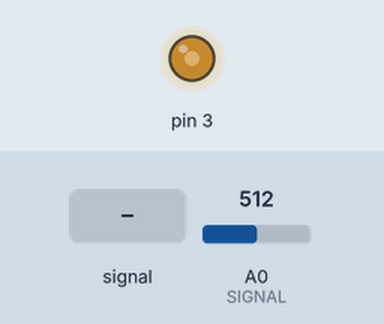
Recording of a sketch running on a simulated Arduino Uno, built with avr-gcc and run on an emulated ATmega328P. On the bench: output pins drawn as LEDs (lit = HIGH). Inputs (shaded band) come from the test bench; at power-on: A0 (SIGNAL) = 512.

Above: at 1.2 s.
1.3 s: A0 (SIGNAL) fed a 2 Hz sine of ±306 counts around its level
At 1.89 s:
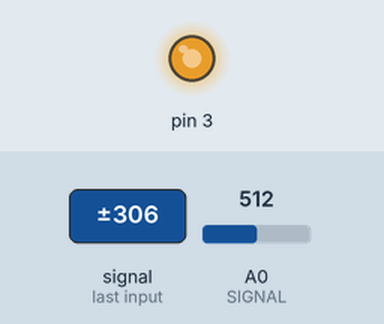
4.3 s: A0 (SIGNAL) set to 1023
At 4.8 s:
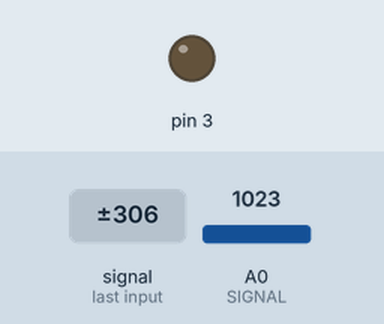
Timing chart, 0 to 7.3 s (numbered marks = the images above; inputs shaded):
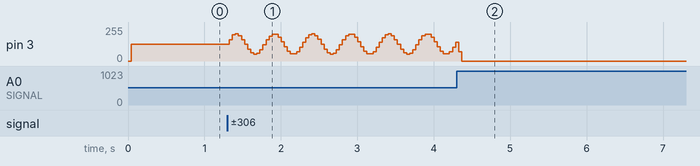

The sketch:

hulajnoga.ino
```cpp
#define SIGNAL A0
#define ANALOG_CUTOFF 50
#define ADC_SAMPLE_CNT 25

void PWM_init()
{
    TCCR2A = _BV(COM2A1) |  _BV(COM2A0) | _BV(COM2B1) | _BV(COM2B0) | _BV(WGM21) | _BV(WGM20); // inverted PWM mode
    TCCR2B = _BV(CS21);
    //OCR2A = 255;
    OCR2B = 255;
}

void setup() {
    pinMode(3, OUTPUT);
    PWM_init();
}

void loop() {
  static bool NoThrottle = false;
  static uint16_t ADC_val;
  static unsigned int ADC_samples;

  /************** SAMPLING ***************/
  for(int i = 0; i < ADC_SAMPLE_CNT; ++i)
  {
    ADC_samples += analogRead(SIGNAL);
  }
  ADC_val = ADC_samples / ADC_SAMPLE_CNT;
  ADC_samples = 0;
  /***************************************/

  /*********** RIDE AND STOP *************/
  if(ADC_val > ANALOG_CUTOFF)
  {
    if(NoThrottle == true);
    {
      PWM_init();
    }
    OCR2B = ADC_val/4;
  }
  else
  {
    NoThrottle = true;
    OCR2B = 0;
    digitalWrite(3, HIGH);
  }
  /***************************************/
}
```
